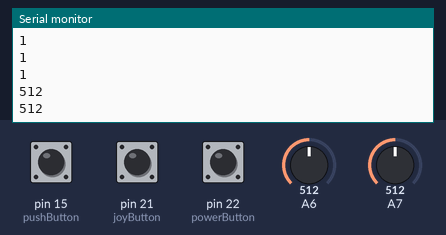
Recording of a sketch running on a simulated Arduino Mega 2560, built with avr-gcc and run on an emulated ATmega2560. Parts: the last lines printed to the serial monitor. The test bench sets the inputs (shaded band); at power-on: A6 = 512, A7 = 512, pin 15 (pushButton) HIGH, pin 21 (joyButton) HIGH, pin 22 (powerButton) HIGH.

Above: at 1.2 s.
1.3 s: A6 set to 716
At 1.98 s:
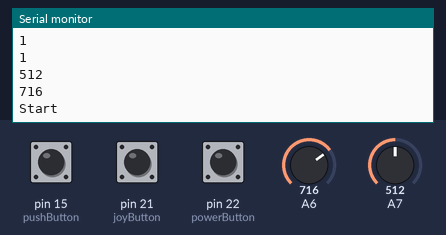
2.8 s: A7 set to 306
At 2.82 s:
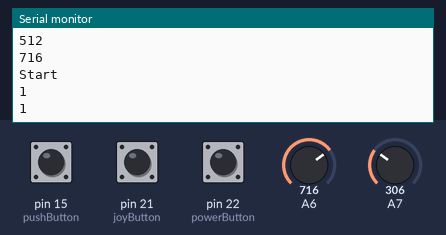
4.3 s: pin 15 (pushButton) pulled LOW for 0.15 s
At 4.34 s:
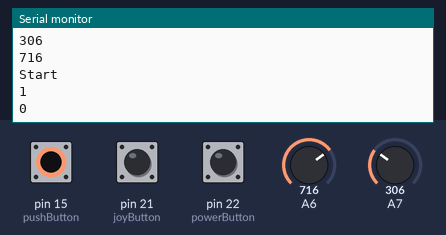
5.9 s: A6 set to 900
At 5.93 s:
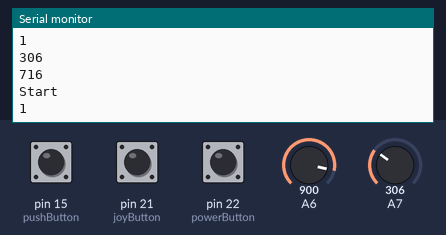
7.4 s: A7 set to 122
At 7.53 s:
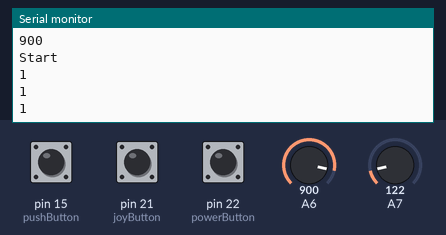
8.9 s: A7 set to 0
At 9.04 s:
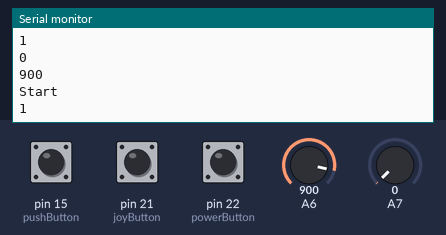
Timing chart, 0 to 11.9 s (numbered marks = the images above; inputs shaded):
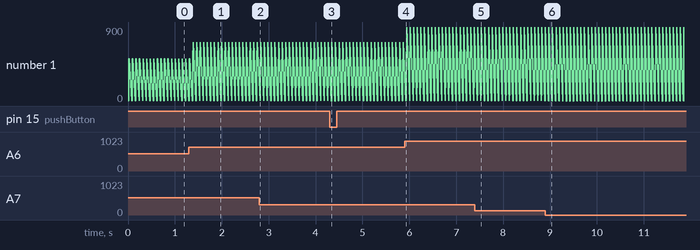

Measured:
- after the input at 1.3 s, the serial monitor: prints a new line after 0.09 s (image 1)
- after the input at 4.3 s, the serial monitor: prints a new line at once (image 3)
- after the input at 7.4 s, the serial monitor: prints a new line after 0.06 s (image 5)
- after the input at 8.9 s, the serial monitor: prints a new line after 0.07 s (image 6)
- plotted number 1: 1 → 716 after the input at 1.3 s, 716 → 900 after the input at 5.9 s, 900 → 122 after the input at 7.4 s

The sketch:

ardu_inputs.ino
```cpp
int pushButton = 15;
int joyButton = 21;
int powerButton = 22;
// int xIn = A6;
// int yIn = 23;

// the setup routine runs once when you press reset:
void setup() {
  // initialize serial communication at 9600 bits per second:
  Serial.begin(9600);
  // make the pushbutton's pin an input:
  pinMode(pushButton, INPUT_PULLUP);
  pinMode(joyButton, INPUT_PULLUP);
  pinMode(powerButton, INPUT_PULLUP);

}

// the loop routine runs over and over again forever:
void loop() {
  // read the input pin:
  int buttonState = digitalRead(pushButton);
  int joyButtonState = digitalRead(joyButton);
  int power = digitalRead(powerButton);
  int xJoy = analogRead(A7);
  int yJoy = analogRead(A6);
  // print out the state of the button:
  Serial.println("Start");
  Serial.println(power);
  Serial.println(buttonState);
  Serial.println(joyButtonState);
  Serial.println(xJoy);
  Serial.println(yJoy);

  // Serial.write(power);
  // Serial.write(buttonState);
  // Serial.write(joyButtonState);
  // Serial.write(xJoy);
  // Serial.write(yJoy);
  if (power == 0){
    delay(30);
  }
  else{
    delay(75);        // delay in between reads for stability
  }
}
```
